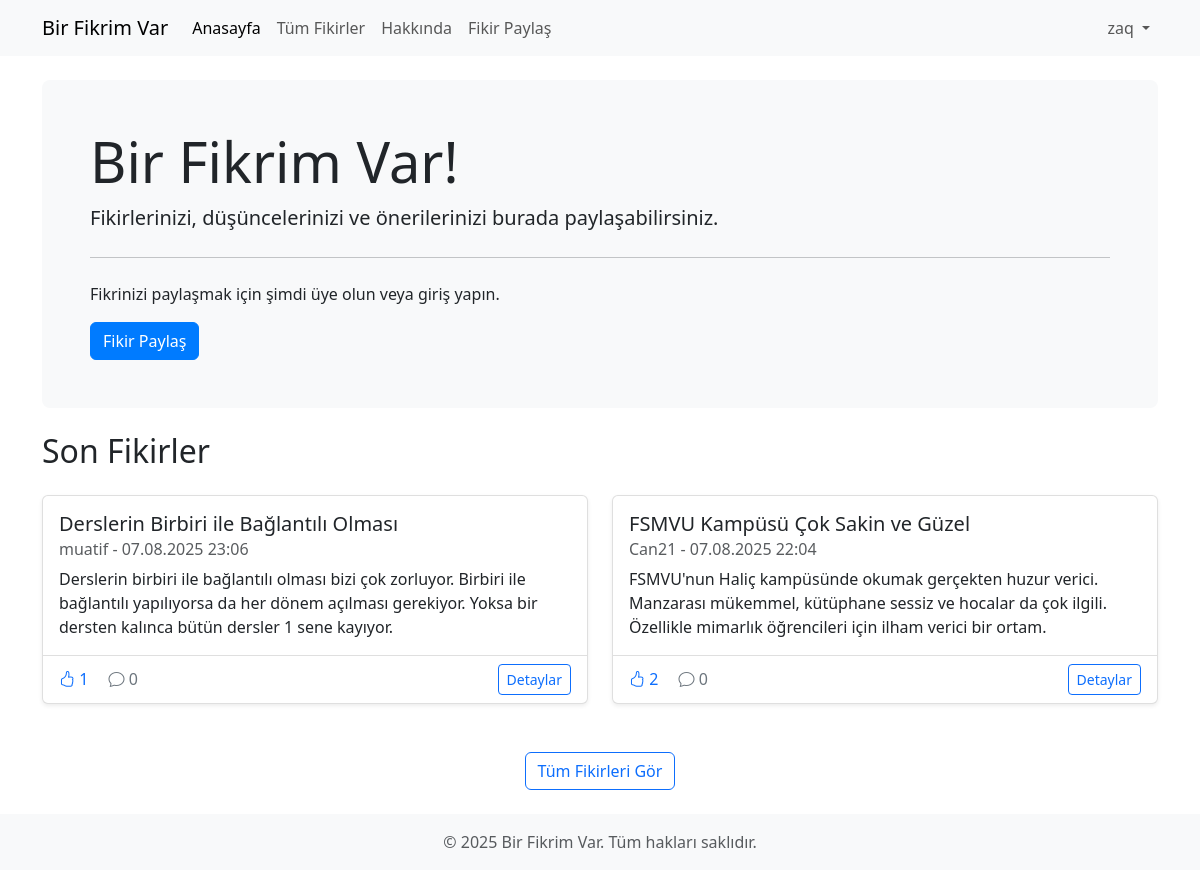
Screenshot of / (signed in) with the database file from the repository.
### accounts/models.py (models this page shows, shortened)
class User(AbstractUser):
    email = models.EmailField(_('email address'), unique=True)
    date_joined = models.DateTimeField(_('date joined'), auto_now_add=True)
    class Meta:
        verbose_name = _('user')
        verbose_name_plural = _('users')

### posts/models.py (models this page shows, shortened)
class Post(models.Model):
    user = models.ForeignKey(
        settings.AUTH_USER_MODEL,
        on_delete=models.CASCADE,
        related_name='posts'
    )
    title = models.CharField(max_length=200)
    content = models.TextField()
    created_at = models.DateTimeField(auto_now_add=True)
    updated_at = models.DateTimeField(auto_now=True)
    class Meta:
        ordering = ['-created_at']
    @property
    def like_count(self):
        return self.likes.count()
    @property
    def comment_count(self):
        return self.comments.count()

### core/views.py (the view)
# urls.py: path('', views.home, name='home'),
def home(request):
    posts = Post.objects.all()[:10]  # Get the 10 most recent posts
    return render(request, 'core/home.html', {'posts': posts})

### templates/core/home.html (shortened to what this page needs)
{% extends 'base.html' %}
{% load static %}
{% block content %}
<div class="row">
    <div class="col-md-12">
        <div class="jumbotron p-5 mb-4 bg-light rounded-3">
            <h1 class="display-4">Bir Fikrim Var!</h1>
            <p class="lead">Fikirlerinizi, düşüncelerinizi ve önerilerinizi burada paylaşabilirsiniz.</p>
            <hr class="my-4">
            <p>Fikrinizi paylaşmak için şimdi üye olun veya giriş yapın.</p>
            {% if not user.is_authenticated %}
            <div class="mt-3">
                <a href="{% url 'register' %}" class="btn btn-primary me-2">Kayıt Ol</a>
                <a href="{% url 'login' %}" class="btn btn-outline-primary">Giriş Yap</a>
            </div>
            {% else %}
            <div class="mt-3">
                <a href="{% url 'post_create' %}" class="btn btn-primary">Fikir Paylaş</a>
            </div>
            {% endif %}
        </div>
    </div>
</div>
<div class="row">
    <div class="col-md-12">
        <h2 class="mb-4">Son Fikirler</h2>
        {% if posts %}
            <div class="row">
                {% for post in posts %}
                    <div class="col-md-6 mb-4">
                        <div class="card h-100">
                            <div class="card-body">
                                <h5 class="card-title">{{ post.title }}</h5>
                                <h6 class="card-subtitle mb-2 text-muted">{{ post.user.username }} - {{ post.created_at|date:"d.m.Y H:i" }}</h6>
                                <p class="card-text">{{ post.content|truncatewords:30 }}</p>
                            </div>
                            <div class="card-footer bg-transparent">
                                <div class="d-flex justify-content-between align-items-center">
                                    <div>
                                        <span class="text-primary">
                                            <i class="bi bi-hand-thumbs-up"></i> {{ post.like_count }}
                                        </span>
                                        <span class="text-secondary ms-3">
                                            <i class="bi bi-chat"></i> {{ post.comment_count }}
                                        </span>
                                    </div>
                                    <a href="{% url 'post_detail' post.pk %}" class="btn btn-sm btn-outline-primary">Detaylar</a>
                                </div>
                            </div>
                        </div>
                    </div>
                {% endfor %}
            </div>
            <div class="text-center mt-4">
                <a href="{% url 'post_list' %}" class="btn btn-outline-primary">Tüm Fikirleri Gör</a>
            </div>
        {% else %}
            <div class="alert alert-info">
                <p>Henüz hiç fikir paylaşılmamış. İlk fikri siz paylaşın!</p>
            </div>
        {% endif %}
    </div>
</div>
{% endblock %}

### templates/base.html (shortened to what this page needs)
{% load static %}
<!DOCTYPE html>
<html lang="tr">
<head>
    <link href="https://cdn.jsdelivr.net/npm/bootstrap@5.3.0-alpha1/dist/css/bootstrap.min.css" rel="stylesheet">
    <link rel="stylesheet" href="https://cdn.jsdelivr.net/npm/bootstrap-icons@1.10.3/font/bootstrap-icons.css">
    <link rel="stylesheet" href="{% static 'css/style.css' %}">
</head>
<body>
    <header>
        <nav class="navbar navbar-expand-lg navbar-light bg-light">
            <div class="container">
                <a class="navbar-brand" href="{% url 'home' %}">Bir Fikrim Var</a>
                <div class="collapse navbar-collapse" id="navbarNav">
                    <ul class="navbar-nav me-auto">
                        <li class="nav-item">
                            <a class="nav-link {% if request.path == '/' %}active{% endif %}" href="{% url 'home' %}">Anasayfa</a>
                        </li>
                        <li class="nav-item">
                            <a class="nav-link {% if request.path == '/posts/' %}active{% endif %}" href="{% url 'post_list' %}">Tüm Fikirler</a>
                        </li>
                        <li class="nav-item">
                            <a class="nav-link {% if request.path == '/about/' %}active{% endif %}" href="{% url 'about' %}">Hakkında</a>
                        </li>
                        {% if user.is_authenticated %}
                            <li class="nav-item">
                                <a class="nav-link {% if request.path == '/posts/create/' %}active{% endif %}" href="{% url 'post_create' %}">Fikir Paylaş</a>
                            </li>
                        {% endif %}
                    </ul>
                    <ul class="navbar-nav">
                        {% if user.is_authenticated %}
                            <li class="nav-item dropdown">
                                <a class="nav-link dropdown-toggle" href="#" id="navbarDropdown" role="button" data-bs-toggle="dropdown" aria-expanded="false">
                                    {{ user.username }}
                                </a>
                            </li>
                        {% endif %}
                    </ul>
                </div>
            </div>
        </nav>
    </header>
    <main class="container py-4">
        {% block content %}{% endblock %}
    </main>
    <footer class="footer mt-auto py-3 bg-light">
        <div class="container">
            <div class="text-center">
                <span class="text-muted">&copy; {% now "Y" %} Bir Fikrim Var. Tüm hakları saklıdır.</span>
            </div>
        </div>
    </footer>
</body>
</html>

### static/css/style.css (style rules this page uses)
html, body { height: 100%; }
body { display: flex; flex-direction: column; }
main { flex: 1 0 auto; }
footer { flex-shrink: 0; }
.card { box-shadow: 0 0.125rem 0.25rem rgba(0, 0, 0, 0.075); border: 1px solid rgba(0, 0, 0, 0.125); }
.card-footer { background-color: rgba(0, 0, 0, 0.03); border-top: 1px solid rgba(0, 0, 0, 0.125); }
.jumbotron { background-color: #e9ecef; padding: 2rem 1rem; margin-bottom: 2rem; border-radius: 0.3rem; }
.btn-primary { background-color: #007bff; border-color: #007bff; }

### rows the page displays
User: username "zaq"
Post: title "Derslerin Birbiri ile Bağlantılı Olması", user.username "muatif", created_at "07.08.2025 23:06", content "Derslerin birbiri ile bağlantılı olması bizi çok zorluyor. Birbiri ile bağlantılı yapılıyorsa da her dönem açılması gerekiyor. Yoksa bir dersten kalınca bütün dersler 1 sene kayıyor.", like_count "1", comment_count "0"
Post: title "FSMVU Kampüsü Çok Sakin ve Güzel", user.username "Can21", created_at "07.08.2025 22:04", content "FSMVU'nun Haliç kampüsünde okumak gerçekten huzur verici. Manzarası mükemmel, kütüphane sessiz ve hocalar da çok ilgili. Özellikle mimarlık öğrencileri için ilham verici bir ortam.", like_count "2", comment_count "0"
